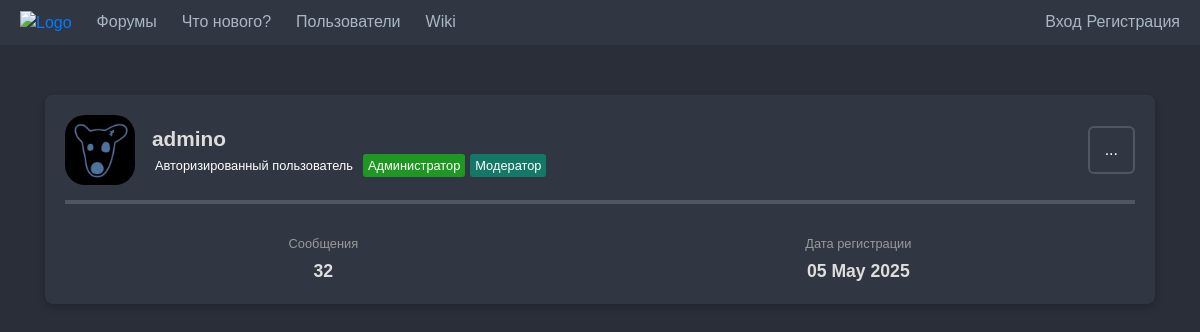
Page /profile/1/ on the committed database.
### data/users.py (models this page shows, shortened)
class User(SqlAlchemyBase, UserMixin):
    __tablename__ = 'users'
    id = sqlalchemy.Column(sqlalchemy.Integer, primary_key=True, unique=True, autoincrement=True)
    nickname = sqlalchemy.Column(sqlalchemy.String, nullable=False)
    about = sqlalchemy.Column(sqlalchemy.String, nullable=True)
    email = sqlalchemy.Column(sqlalchemy.String, unique=True, nullable=True)
    hashed_password = sqlalchemy.Column(sqlalchemy.String, nullable=False)
    created_date = sqlalchemy.Column(sqlalchemy.DateTime, default=datetime.datetime.now)
    has_avatar = sqlalchemy.Column(sqlalchemy.Boolean, nullable=False, default=False)
    avatar_format = sqlalchemy.Column(sqlalchemy.String)
    has_ban = sqlalchemy.Column(sqlalchemy.Boolean, nullable=False, default=False)
    reason_ban = sqlalchemy.Column(sqlalchemy.String)
    roles = sqlalchemy.orm.relationship("Role",
                                  secondary="role_to_user",
                                  backref="user")
    posts = sqlalchemy.orm.relationship('Post', backref='author')

### data/roles.py (models this page shows)
class Role(SqlAlchemyBase):
    __tablename__ = 'roles'
    id = sqlalchemy.Column(sqlalchemy.Integer, primary_key=True, autoincrement=True)
    title = sqlalchemy.Column(sqlalchemy.String, nullable=False, unique=True)
    title_on_russian = sqlalchemy.Column(sqlalchemy.String, nullable=False, unique=True)
    background_color = sqlalchemy.Column(sqlalchemy.String, nullable=False)
    description = sqlalchemy.Column(sqlalchemy.String)
    permissions = orm.relationship("Permission",
                                  secondary="role_to_permission",
                                  backref="role")

### main.py (the view)
@app.route('/profile/<int:user_id>/')
def profile(user_id):
    session = db_session.create_session()
    view_user = session.query(User).filter(User.id == user_id).first()
    return render_template('profile.html', view_user=view_user)

### data/db_session.py (called while the page is built)
def create_session() -> Session:
    global __factory
    return __factory()

### templates/profile.html (shortened to what this page needs)
{% extends "base.html" %}
{% block content %}
<link rel="stylesheet" type="text/css" href="{{url_for('static', filename='css/profile.css')}}">
<div class="profile-block">
    <div class="user-info">
        <div class="user-avatar">
            {% if view_user.has_avatar %}
            <img src="/static/image/avatars/avatar_{{view_user.id}}.{{view_user.avatar_format}}">
            {% else %}
            S
            {% endif %}
        </div>
        <div class="user-details">
            <div class="user-name">{{view_user.nickname}}</div>
            <div class="user-roles">
                {% for role in view_user.roles %}
                <div style="background-color: #{{role.background_color}}">{{role.title_on_russian}}</div>
                {% endfor %}
            </div>
        </div>
        <div class="dropdown-hover-menu">
            <a href="#" class="dropdown-hover-button" id="dropdown-hover-button">...</a>
        </div>
    </div>
    <div class="user-stats">
        <div class="stat-item">
            <div class="stat-label">Сообщения</div>
            <div class="stat-value">{{view_user.posts|length}}</div>
        </div>
        <div class="stat-item">
            <div class="stat-label">Дата регистрации</div>
            <div class="stat-value">{{view_user.created_date.strftime("%d %b %Y")}}</div>
        </div>
    </div>
</div>
{% endblock content %}

### static/css/style.css (style rules this page uses)
body { background-color: #181a1b; color: #ddd; font-family: sans-serif; align-items: center; min-height: 100vh; margin: 0; padding: 0; }
.dropdown-hover-menu { position: relative; display: inline-block; }
.dropdown-hover-button { padding: 10px 15px; border-radius: 6px; cursor: pointer; text-decoration: none; display: inline-block; color: #fff; }

### static/css/dark.css (style rules this page uses)
body { background-color: #292e39; font-family: sans-serif; }
.dropdown-hover-button { background-color: #313742; border: 2px solid #505662; }
.profile-block { background-color: #313742; box-shadow: 0 4px 8px rgba(0, 0, 0, 0.2); }
.user-info { border-bottom: 4px solid #505662; }
.stat-label { color: #999; }

### static/css/profile.css (style rules this page uses)
.profile-block { align: center max-width: 450px; border-radius: 8px; padding: 20px; display: flex; flex-direction: column; align-items: stretch; }
.user-info { display: flex; align-items: center; margin-bottom: 30px; padding-bottom: 15px; }
.user-avatar { width: 70px; height: 70px; border-radius: 8px; display: flex; justify-content: center; align-items: center; font-size: 3em; margin-right: 15px; }
.user-details { flex: 1; }
.user-name { font-size: 1.3em; font-weight: bold; padding-left: 2px; }
.user-stats { display: flex; justify-content: space-around; }
.stat-item { display: flex; flex-direction: column; align-items: center; }
.stat-label { font-size: 0.8em; margin-bottom: 5px; }
.stat-value { font-size: 1.1em; font-weight: bold; }
.user-roles { display: flex; flex-wrap: wrap; align-items: center; }
.user-roles div { margin-right: 5px; padding: 2px 5px; border-radius: 3px; color: #fff; font-size: 0.8em; white-space: nowrap; }
.user-roles div:last-child { margin-right: 0; }
.user-avatar img { width: 100%; height: 100%; border-radius:20px; object-fit: cover; object-position: center; }

### rows in the picture
User: nickname "admino", created_date "05 May 2025"
Role: title_on_russian "Авторизированный пользователь"
Role: title_on_russian "Администратор"
Role: title_on_russian "Модератор"

### other values in the picture
{{ view_user.posts|length }} "32"
